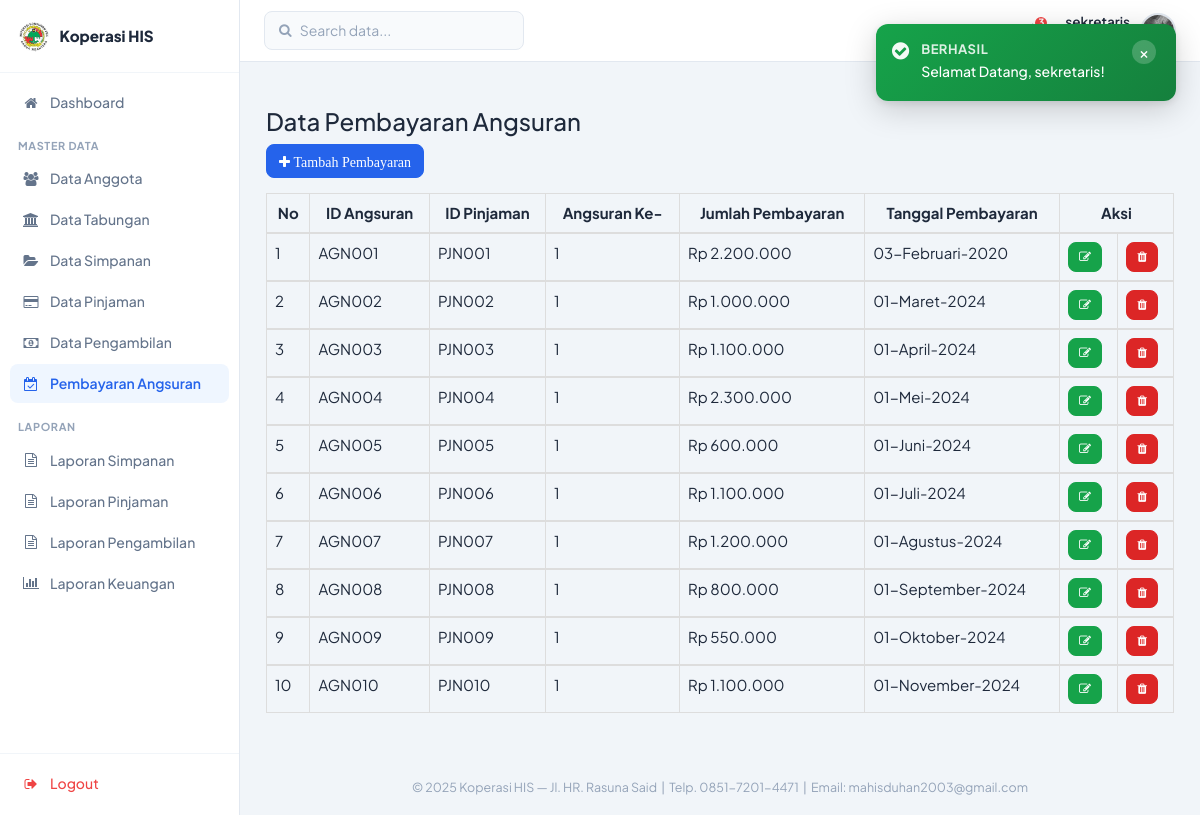
Screenshot of /sekretaris/datapembayaran.php (signed in) with the database file from the repository.
### tables this page shows
CREATE TABLE `tbl_pembayaran` (
  `id_angsuran` varchar(6) NOT NULL,
  `id_pinjaman` varchar(6) NOT NULL,
  `cicilan` int NOT NULL,
  `jml_bayar` int NOT NULL,
  `tgl_bayar` date NOT NULL
);

### sekretaris/datapembayaran.php (the view)
<?php
	include ("style/header.php");
	include ("style/sidebar.php");
	function tgl_indo($tanggal){
		$bulan = array(
			1 => 'Januari',
			'Februari',
			'Maret',
			'April',
			'Mei',
			'Juni',
			'Juli',
			'Agustus',
			'September',
			'Oktober',
			'November',
			'Desember',);
		$pecahkan = explode('-', $tanggal);
		return $pecahkan[2] . '-' . $bulan[(int)$pecahkan[1]] . '-' . $pecahkan[0];
	}
?>
	<div class="box box-primary">
		<div class="box-header with-border">
			<h3 class="box-title">Data Pembayaran Angsuran</h3>
		</div>
		<div class="box-body">
			<div class="form-group">
				<a href="tambahpembayaran.php"><i class="btn btn-primary btn-md"><span class="fa fa-plus fa-md"> Tambah Pembayaran</span></i></a>
			</div>
			<div class="table-responsive">
				<table class="table table-bordered">
					<thead>
						<tr>
							<th style="text-align: center;">No</th>
							<th style="text-align: center;">ID Angsuran</th>
							<th style="text-align: center;">ID Pinjaman</th>
							<th style="text-align: center;">Angsuran Ke-</th>
							<th style="text-align: center;">Jumlah Pembayaran</th>
							<th style="text-align: center;">Tanggal Pembayaran</th>
							<th style="text-align: center;" colspan="2">Aksi</th>
						</tr>
					</thead>
					<?php
					$no = 1;
					include ("../config/koneksi.php");
					$sql = mysqli_query($konek, "SELECT * FROM tbl_pembayaran");
					while ($data = mysqli_fetch_array($sql)){
					?>
					<tbody>
						<tr>
							<td><?php echo $no++; ?></td>
							<td><?php echo $data['id_angsuran']; ?></td>
							<td><?php echo $data['id_pinjaman']; ?></td>
							<td><?php echo $data['cicilan']; ?></td>
							<td><?php echo "Rp ".number_format($data['jml_bayar'],0,',','.');?></td>
							<td><?php echo tgl_indo($data['tgl_bayar']); ?></td>
							<td><a href="editpembayaran.php?kd=<?php echo $data['id_angsuran']; ?>"><i class="btn btn-success btn-sm"><span class="fa fa-edit fa-sm"></span></i></a></td>
							<td><a href="hapuspembayaran.php?kd=<?php echo $data['id_angsuran']; ?>"><i class="btn btn-danger btn-sm"><span class="fa fa-trash fa-sm"></span></i></a></td>
						</tr>
					</tbody>
					<?php
					}
					?>
				</table>
			</div>
		</div>
    </div>
<?php
	include ("style/footer.php");
?>

### assets/css/sekretaris-theme.css (style rules this page uses)
html { font-size: 16px; }
*, *::before, *::after { box-sizing: border-box; margin: 0; padding: 0; }
body.sk-body { font-family: 'Plus Jakarta Sans', 'Segoe UI', sans-serif; background: #F1F5F9; font-size: 15px; color: #1E293B; min-height: 100vh; line-height: 1.5; }
.sk-body .btn-primary { background: #2563EB; border-color: #2563EB; border-radius: 8px; font-family: 'Plus Jakarta Sans', sans-serif; font-weight: 600; }
.sk-body .btn-success { background: #16A34A; border-color: #16A34A; border-radius: 8px; font-family: 'Plus Jakarta Sans', sans-serif; font-weight: 600; }
.sk-body .btn-danger { background: #DC2626; border-color: #DC2626; border-radius: 8px; font-family: 'Plus Jakarta Sans', sans-serif; font-weight: 600; }

### rows the page displays
tbl_pembayaran: id_angsuran "AGN001", id_pinjaman "PJN001", cicilan "1", jml_bayar "2.200.000", tgl_bayar "03-Februari-2020"
tbl_pembayaran: id_angsuran "AGN002", id_pinjaman "PJN002", cicilan "1", jml_bayar "1.000.000", tgl_bayar "01-Maret-2024"
tbl_pembayaran: id_angsuran "AGN003", id_pinjaman "PJN003", cicilan "1", jml_bayar "1.100.000", tgl_bayar "01-April-2024"
tbl_pembayaran: id_angsuran "AGN004", id_pinjaman "PJN004", cicilan "1", jml_bayar "2.300.000", tgl_bayar "01-Mei-2024"
tbl_pembayaran: id_angsuran "AGN005", id_pinjaman "PJN005", cicilan "1", jml_bayar "600.000", tgl_bayar "01-Juni-2024"
tbl_pembayaran: id_angsuran "AGN006", id_pinjaman "PJN006", cicilan "1", jml_bayar "1.100.000", tgl_bayar "01-Juli-2024"
tbl_pembayaran: id_angsuran "AGN007", id_pinjaman "PJN007", cicilan "1", jml_bayar "1.200.000", tgl_bayar "01-Agustus-2024"
tbl_pembayaran: id_angsuran "AGN008", id_pinjaman "PJN008", cicilan "1", jml_bayar "800.000", tgl_bayar "01-September-2024"
tbl_pembayaran: id_angsuran "AGN009", id_pinjaman "PJN009", cicilan "1", jml_bayar "550.000", tgl_bayar "01-Oktober-2024"
tbl_pembayaran: id_angsuran "AGN010", id_pinjaman "PJN010", cicilan "1", jml_bayar "1.100.000", tgl_bayar "01-November-2024"

### other values shown
$sk_settings['nama_koperasi'] "Koperasi HIS"
$label "Dashboard Data Anggota Data Tabungan Data Simpanan Data Pinjaman Data Pengambilan Pembayaran Angsuran Laporan Simpanan Laporan Pinjaman Laporan Pengambilan Laporan Keuangan"
$notif_count "3"
$_SESSION['username'] "sekretaris"
$f['msg'] "Selamat Datang, sekretaris!"
